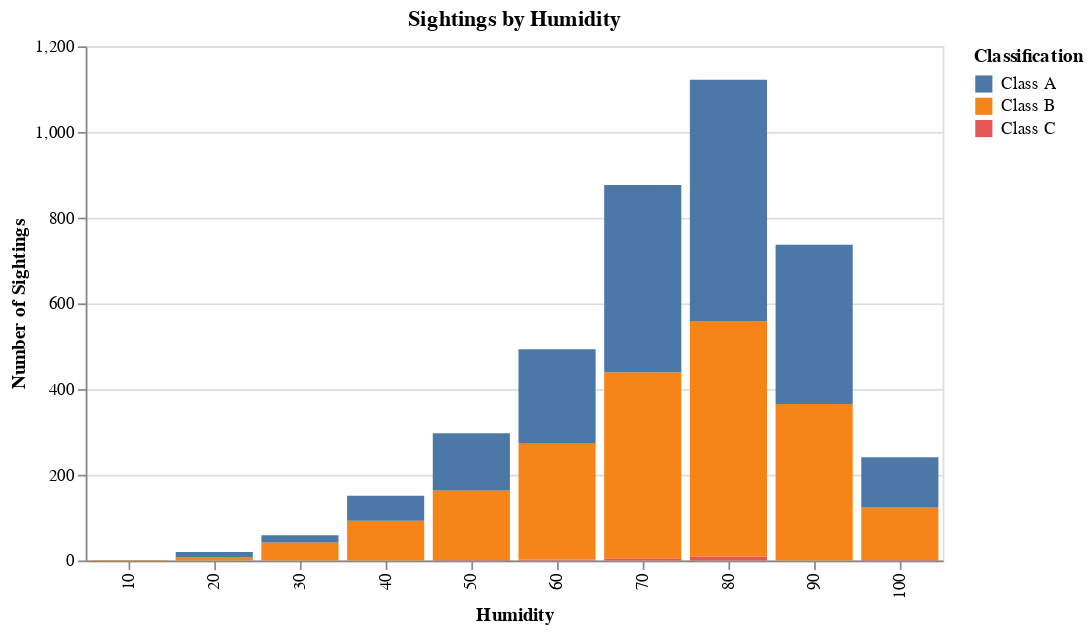

The notebook cell this image was saved under:
### Code cell
humidity_bins = list(range(0,101,10))
humidity_histogram_chart = make_sighting_histogram_chart(
    reports,
    humidity_bins,
    "humidity"
)

humidity_histogram_chart

### Figure 1 — Vega-Lite specification as saved in the notebook (floating-point values rounded to 4 significant figures)
{"config": {"view": {"continuousWidth": 400, "continuousHeight": 300}}, "data": {"name": "data-b5c052ad6d117c141a918d34ac972114"}, "mark": "bar", "encoding": {"color": {"field": "classification", "title": "Classification", "type": "nominal"}, "tooltip": {"field": "count", "type": "quantitative"}, "x": {"field": "humidity_binned", "title": "Humidity", "type": "nominal"}, "y": {"field": "count", "title": "Number of Sightings", "type": "quantitative"}}, "title": "Sightings by Humidity", "width": {"step": 50}, "$schema": "https://vega.github.io/schema/vega-lite/v4.17.0.json", "datasets": {"data-b5c052ad6d117c141a918d34ac972114": [{"humidity_binned": 100.0, "classification": "Class A", "count": 118}, {"humidity_binned": 90.0, "classification": "Class B", "count": 365}, {"humidity_binned": 30.0, "classification": "Class B", "count": 42}, {"humidity_binned": 20.0, "classification": "Class A", "count": 12}, {"humidity_binned": 40.0, "classification": "Class B", "count": 93}, {"humidity_binned": 10.0, "classification": "Class B", "count": 1}, {"humidity_binned": 100.0, "classification": "Class C", "count": 1}, {"humidity_binned": 80.0, "classification": "Class A", "count": 563}, {"humidity_binned": 60.0, "classification": "Class A", "count": 219}, {"humidity_binned": 50.0, "classification": "Class C", "count": 1}, {"humidity_binned": 80.0, "classification": "Class C", "count": 9}, {"humidity_binned": 60.0, "classification": "Class C", "count": 2}, {"humidity_binned": 50.0, "classification": "Class A", "count": 134}, {"humidity_binned": 70.0, "classification": "Class B", "count": 435}, {"humidity_binned": 90.0, "classification": "Class A", "count": 372}, {"humidity_binned": 100.0, "classification": "Class B", "count": 122}, {"humidity_binned": 30.0, "classification": "Class A", "count": 17}, {"humidity_binned": 40.0, "classification": "Class A", "count": 58}, {"humidity_binned": 20.0, "classification": "Class B", "count": 8}, {"humidity_binned": 70.0, "classification": "Class A", "count": 437}, {"humidity_binned": 80.0, "classification": "Class B", "count": 550}, {"humidity_binned": 50.0, "classification": "Class B", "count": 162}, {"humidity_binned": 60.0, "classification": "Class B", "count": 272}, {"humidity_binned": 70.0, "classification": "Class C", "count": 4}]}}
